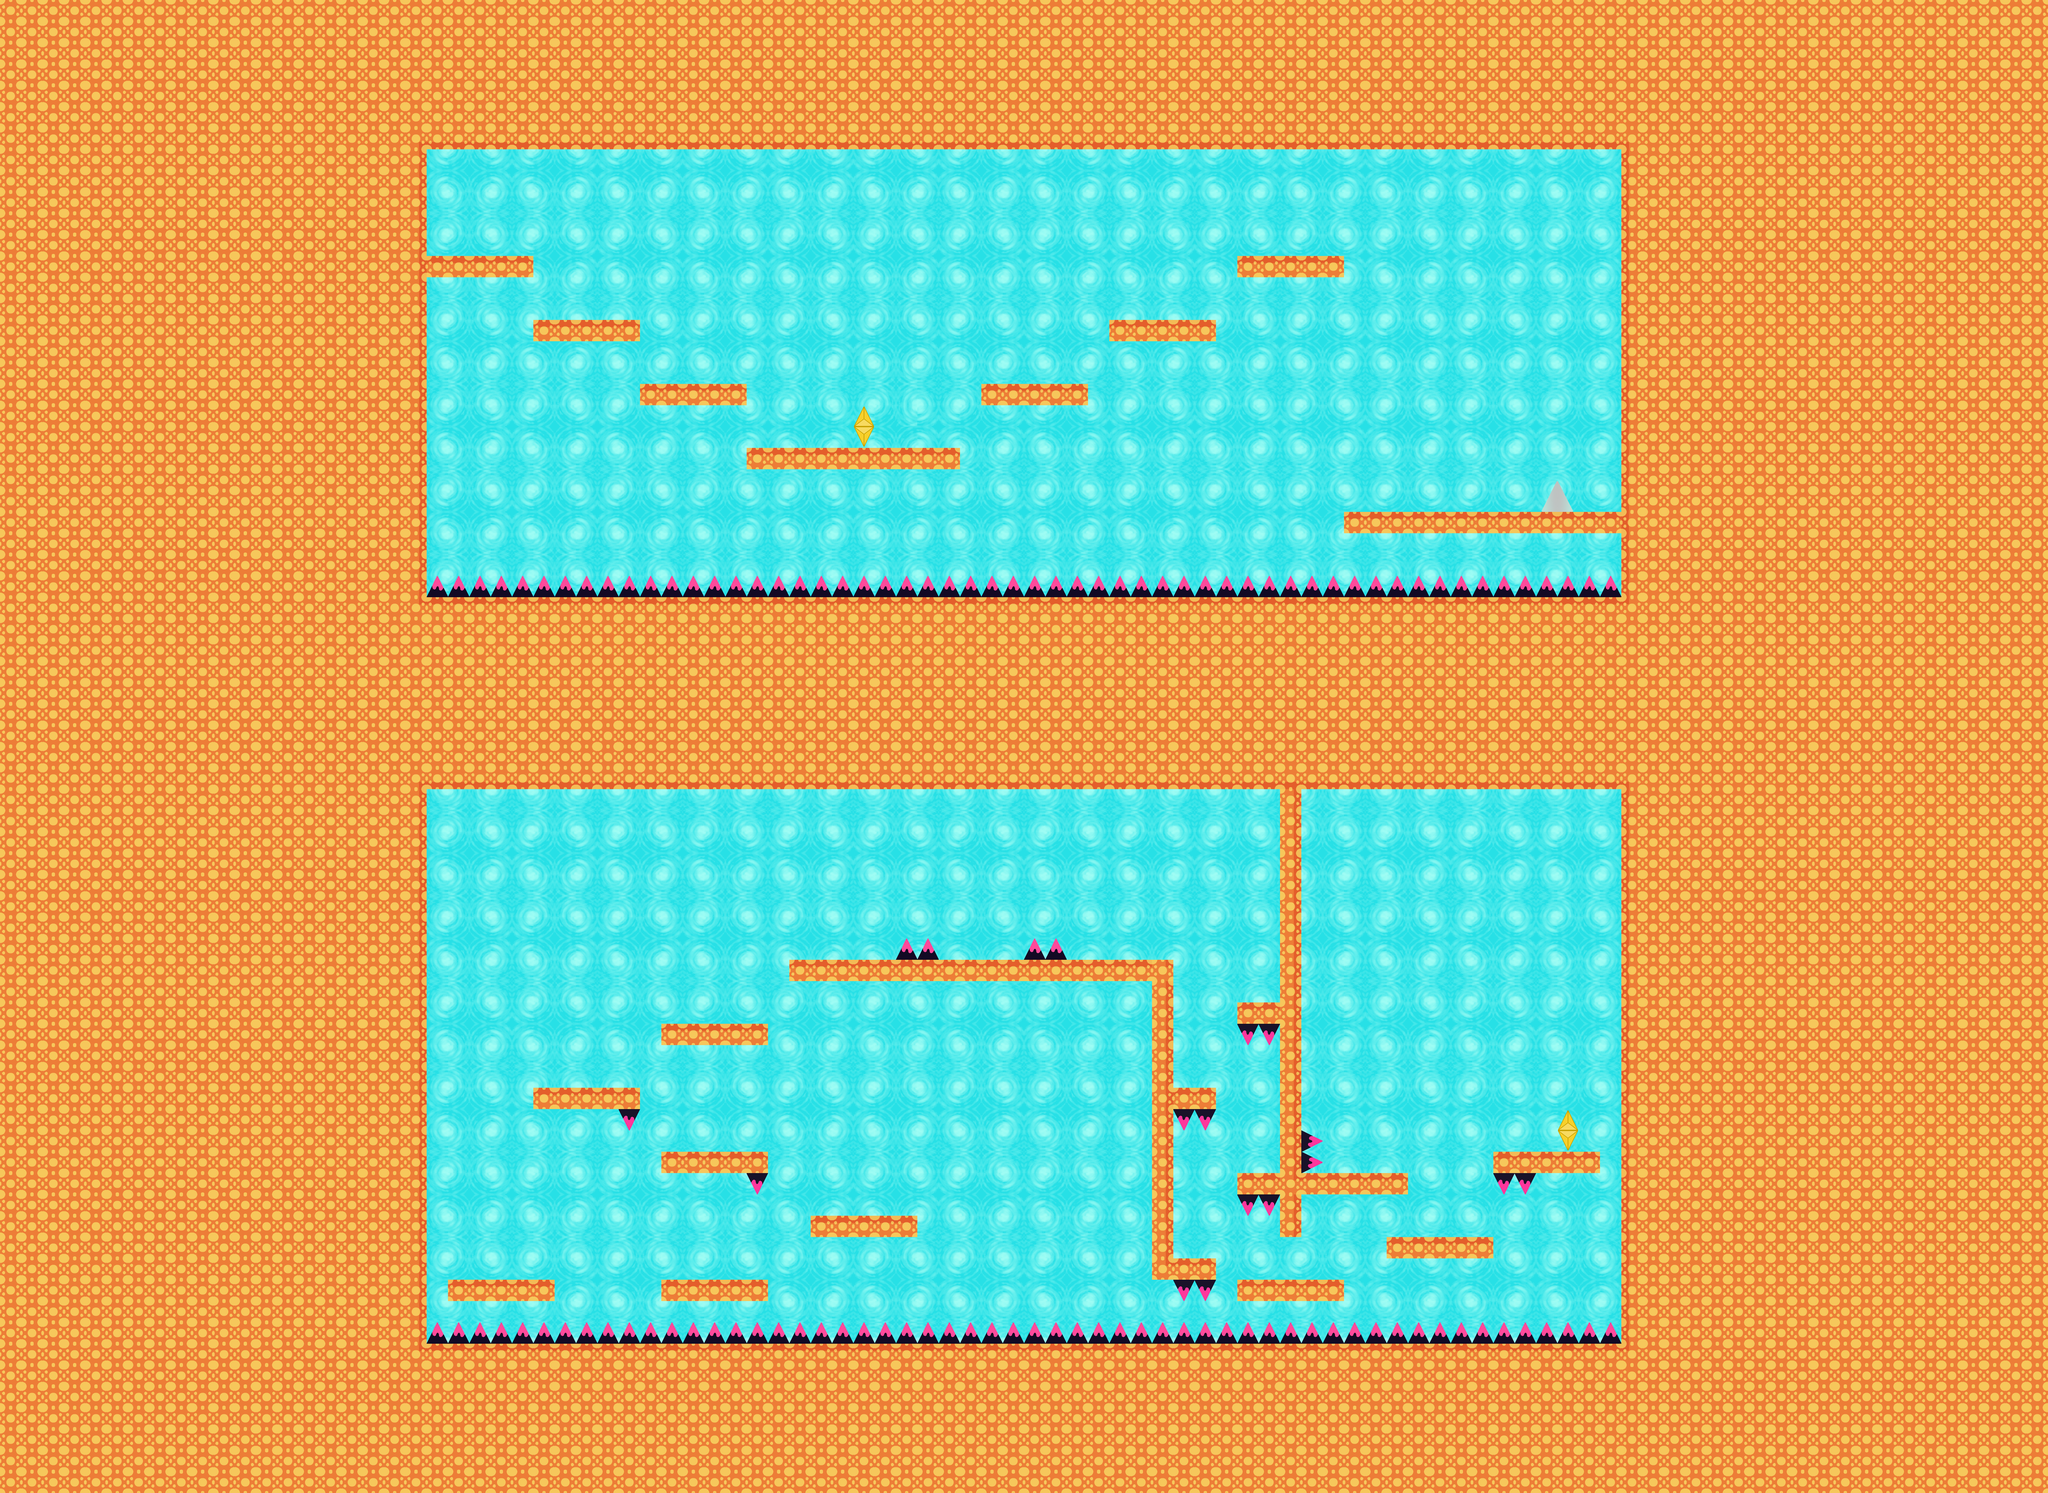

The image is a tile-based game level rendered from a .tmx file. Its description and source (layers, tilesets, objects; grid data summarised) follow:
An orthogonal 96x70 tile map with 64x64 px tiles, 2 tile layers (Capa de patrones 2, Colisiones) and 50 objects (30x plataforma, 12x pincho, fin, inicioPortal, finPortal, ...).

<map version="1.5" tiledversion="1.7.0" orientation="orthogonal" renderorder="right-down" width="96" height="70" tilewidth="64" tileheight="64" infinite="0" nextlayerid="8" nextobjectid="52">
 <tileset firstgid="1" name="Mapas" tilewidth="64" tileheight="64" spacing="4" margin="2" tilecount="88" columns="4">
  <image source="resources/texturas/Mapas.png" width="272" height="1496" />
 </tileset>
 <layer id="7" name="Capa de patrones 2" width="96" height="70">
  <data>[6720 cells, 6720 non-empty, 16 distinct tile ids]</data>
 </layer>
 <layer id="2" name="Colisiones" width="96" height="70">
  <data>[6720 cells, 4392 non-empty, 20 distinct tile ids]</data>
 </layer>
 <objectgroup id="5" name="dinamicas" />
 <objectgroup id="4" name="estaticas">
  <object id="1" name="plataforma" x="1281.67" y="768.498" width="318" height="62" />
  <object id="2" name="plataforma" x="1600.67" y="959.498" width="320" height="66" />
  <object id="3" name="plataforma" x="1922.67" y="1152.5" width="319" height="63" />
  <object id="4" name="plataforma" x="2946.67" y="1152.5" width="317" height="62" />
  <object id="5" name="plataforma" x="2240.67" y="1344.5" width="640" height="63" />
  <object id="6" name="plataforma" x="3330.67" y="960.498" width="317" height="62" />
  <object id="7" name="plataforma" x="3714.67" y="768.498" width="319" height="62" />
  <object id="8" name="plataforma" x="4033.67" y="1536.5" width="830" height="64" />
  <object id="9" name="plataforma" x="1343.34" y="3840.17" width="319.333" height="62" />
  <object id="10" name="plataforma" x="1983.34" y="3840.83" width="318.667" height="62" />
  <object id="11" name="plataforma" x="1983.34" y="3456.17" width="318.667" height="62.6667" />
  <object id="12" name="plataforma" x="2433.33" y="3649.5" width="317.333" height="62.6667" />
  <object id="13" name="plataforma" x="1600.67" y="3264.17" width="318" height="62.6667" />
  <object id="14" name="plataforma" x="1984.67" y="3070.17" width="317.333" height="66" />
  <object id="15" name="plataforma" x="2367.34" y="2880.83" width="1150.67" height="62.6667" />
  <object id="16" name="plataforma" x="3711.34" y="3008.17" width="126.667" height="63.3333" />
  <object id="17" name="plataforma" x="3521.75" y="3264.17" width="127.333" height="62" />
  <object id="18" name="plataforma" x="3519.67" y="3775.5" width="126.667" height="65" />
  <object id="19" name="plataforma" x="3710.84" y="3520.17" width="127.333" height="64" />
  <object id="20" name="plataforma" x="3711.34" y="3839.5" width="318.667" height="63.3333" />
  <object id="21" name="plataforma" x="3903.34" y="3518.83" width="319.333" height="65.3333" />
  <object id="22" name="plataforma" x="4159.34" y="3712.83" width="320.667" height="62" />
  <object id="23" name="plataforma" x="4479.34" y="3456.83" width="318" height="62" />
  <object id="24" name="plataforma" x="3456.5" y="2944.33" width="62.1667" height="895.5" />
  <object id="25" name="plataforma" x="3840" y="2368.83" width="61.3333" height="1341.33" />
  <object id="26" name="pincho" x="1854.34" y="3327.5" width="64.3333" height="53.3333" />
  <object id="27" name="pincho" x="2239.67" y="3520.5" width="62" height="52" />
  <object id="28" name="pincho" x="2687.67" y="2828.5" width="126" height="52" />
  <object id="29" name="pincho" x="3070.67" y="2828.5" width="129" height="52" />
  <object id="30" name="pincho" x="3711.67" y="3071.5" width="130" height="54" />
  <object id="31" name="pincho" x="3517.67" y="3326.5" width="127" height="60" />
  <object id="32" name="pincho" x="3713.99" y="3583.91" width="125" height="54.5" />
  <object id="33" name="pincho" x="3903.67" y="3393.5" width="52" height="124" />
  <object id="34" name="pincho" x="3518.34" y="3840.5" width="128" height="54" />
  <object id="35" name="pincho" x="4479.67" y="3519.5" width="126" height="54" />
  <object id="36" name="fin" x="4671.67" y="1452">
   <polygon points="0,0 47,84 -47.5,83" />
  </object>
  <object id="37" name="inicioPortal" x="1472" y="3712.83">
   <point />
  </object>
  <object id="38" name="finPortal" x="2590.67" y="1210.16">
   <point />
  </object>
  <object id="39" name="pincho" x="1280.67" y="1733.5" width="3582.39" height="56" />
  <object id="40" name="pincho" x="1276" y="3978.17" width="3588" height="53.3333" />
  <object id="41" name="portal1" x="2572.34" y="1242.5" width="40.6667" height="77.3333" />
  <object id="42" name="portal2" x="4681.52" y="3351.2" width="40.6667" height="77.3333" />
  <object id="45" name="plataforma" x="0" y="0" width="1278.79" height="4470.91" />
  <object id="46" name="plataforma" x="1278" y="2" width="3586" height="446" />
  <object id="47" name="plataforma" x="4866" y="2" width="1278" height="4478" />
  <object id="48" name="plataforma" x="1279" y="1789" width="3586" height="578" />
  <object id="49" name="plataforma" x="1279" y="4033" width="3586" height="446" />
 </objectgroup>
 <objectgroup id="6" name="personaje">
  <object id="44" name="inicio" x="1430.66" y="634.307">
   <point />
  </object>
  <object id="50" name="ayuda" x="1345" y="3520">
   <point />
  </object>
  <object id="51" name="ayuda2" x="2238" y="1020">
   <point />
  </object>
 </objectgroup>
</map>
